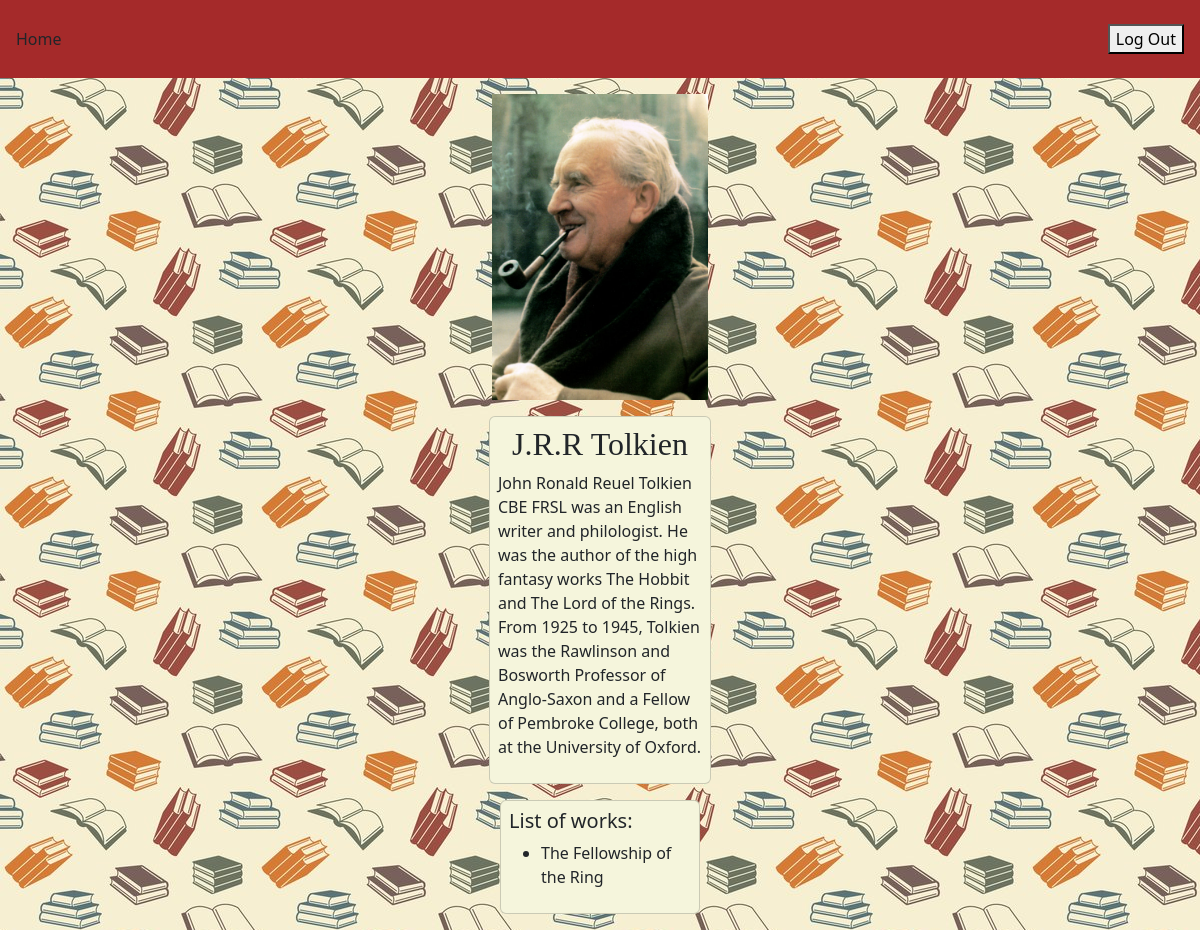
Screenshot of /1/a/ (signed in) with the database file from the repository.
### skfansite/models.py (models this page shows)
class Author(models.Model):
    author_name = models.CharField(max_length=50)
    dob = models.DateField('date of birth')
    author_id = models.IntegerField(primary_key=True)
    author_bio = models.CharField(max_length=1000)
    author_pic = models.ImageField(default='fallback.jpg', blank=True)

class Book(models.Model):
    title = models.CharField(max_length=50)
    pub_date = models.DateField('date published')
    t_nail = models.ImageField(default='fallback.jpg', blank=True)
    b_id = models.IntegerField(unique=True, primary_key=True)
    author_id = models.ForeignKey(Author, on_delete=models.CASCADE)
    price = models.FloatField(default=0.00)
    blurb = models.CharField(max_length=1000, default="Lorem Ipsum")
    pages = models.IntegerField(default=0)

### skfansite/views.py (the view)
# urls.py: path('<int:author_id>/a/', sk_views.author_detail, name='author_detail'),
def author_detail(request, author_id):
    author = get_object_or_404(Author, pk=author_id)
    works_list = Book.objects.filter(author_id__exact=author_id)
    return render(request, 'author.html',
                  {'author': author, 'works_list': works_list})

### skfansite/templates/author.html (shortened to what this page needs)
<link href="https://cdn.jsdelivr.net/npm/bootstrap@5.3.3/dist/css/bootstrap.min.css" rel="stylesheet">
{% extends 'base.html' %}
{% load static %}
{% block content %}
<div class="row col-2 offset-5 justify-content-center mt-3 mx-auto" style="width: 20%;">
    <img src="{{ author.author_pic.url }}" class="img-fluid">
</div>
<div class="col-2 offset-5 card mx-auto mt-3 p-2" style="width: 18.5%;">
    <h2 class="text-center" style="font-family: 'Times New Roman', Times, serif;">{{author.author_name}}</h2>
    <p>{{ author.author_bio }}</p>
</div>
<div class="col-2 offset-5">
    <div class="card col-2 offset-5 mx-auto my-3 p-2 " style="width: 100%;">
        <h5>List of works:</h5>
        <ul>
            {% for book in works_list %}
                <li>{{ book.title }}</li>
            {% endfor %}
        </ul>
    </div>
</div>
{% endblock %}

### skfansite/static/styles.css (style rules this page uses)
.card { background-color: beige; }

### rows the page displays
Author: author_pic (picture), author_name "J.R.R Tolkien", author_bio "John Ronald Reuel Tolkien CBE FRSL was an English writer and philologist. He was the author of the high fantasy works The Hobbit and The Lord of the Rings. From 1925 to 1945, Tolkien was the Rawlinson and Bosworth Professor of Anglo-Saxon and a Fellow of Pembroke College, both at the University of Oxford."
Book: title "The Fellowship of the Ring"
